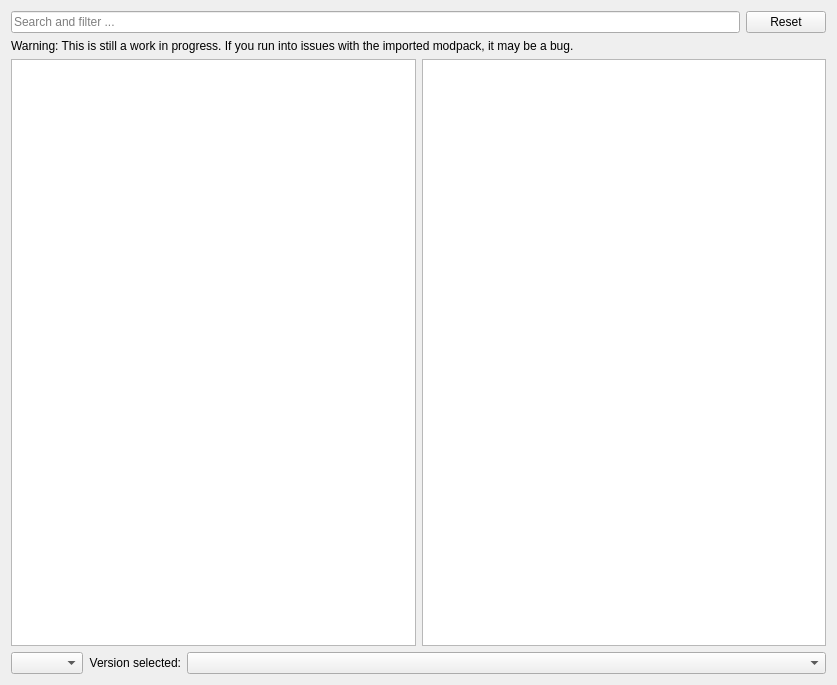
<?xml version="1.0" encoding="UTF-8"?>
<ui version="4.0">
 <class>AtlPage</class>
 <widget class="QWidget" name="AtlPage">
  <property name="geometry">
   <rect>
    <x>0</x>
    <y>0</y>
    <width>837</width>
    <height>685</height>
   </rect>
  </property>
  <layout class="QGridLayout" name="gridLayout">
   <item row="1" column="0" colspan="2">
    <layout class="QGridLayout" name="gridLayout_3">
     <item row="1" column="0">
      <widget class="QTreeView" name="packView">
       <property name="iconSize">
        <size>
         <width>96</width>
         <height>48</height>
        </size>
       </property>
       <property name="alternatingRowColors">
        <bool>true</bool>
       </property>
      </widget>
     </item>
     <item row="1" column="1">
      <widget class="QTextBrowser" name="packDescription">
       <property name="openExternalLinks">
        <bool>true</bool>
       </property>
       <property name="openLinks">
        <bool>true</bool>
       </property>
      </widget>
     </item>
     <item row="0" column="0" colspan="2">
      <widget class="QLabel" name="label_2">
       <property name="text">
        <string>Warning: This is still a work in progress. If you run into issues with the imported modpack, it may be a bug.</string>
       </property>
       <property name="wordWrap">
        <bool>true</bool>
       </property>
      </widget>
     </item>
    </layout>
   </item>
   <item row="2" column="0" colspan="2">
    <layout class="QGridLayout" name="gridLayout_4" columnstretch="0,0,0" rowminimumheight="0" columnminimumwidth="0,0,0">
     <item row="0" column="2">
      <widget class="QComboBox" name="versionSelectionBox">
       <property name="sizePolicy">
        <sizepolicy hsizetype="Expanding" vsizetype="Fixed">
         <horstretch>0</horstretch>
         <verstretch>0</verstretch>
        </sizepolicy>
       </property>
      </widget>
     </item>
     <item row="0" column="1">
      <widget class="QLabel" name="label">
       <property name="text">
        <string>Version selected:</string>
       </property>
       <property name="alignment">
        <set>Qt::AlignRight|Qt::AlignTrailing|Qt::AlignVCenter</set>
       </property>
      </widget>
     </item>
     <item row="0" column="0">
      <widget class="QComboBox" name="sortByBox"/>
     </item>
    </layout>
   </item>
   <item row="0" column="1">
    <widget class="QPushButton" name="resetButton">
     <property name="text">
      <string>Reset</string>
     </property>
    </widget>
   </item>
   <item row="0" column="0">
    <widget class="QLineEdit" name="searchEdit">
     <property name="placeholderText">
      <string>Search and filter ...</string>
     </property>
    </widget>
   </item>
  </layout>
 </widget>
 <tabstops>
  <tabstop>searchEdit</tabstop>
  <tabstop>resetButton</tabstop>
  <tabstop>packView</tabstop>
  <tabstop>packDescription</tabstop>
  <tabstop>sortByBox</tabstop>
  <tabstop>versionSelectionBox</tabstop>
 </tabstops>
 <resources/>
 <connections/>
</ui>
